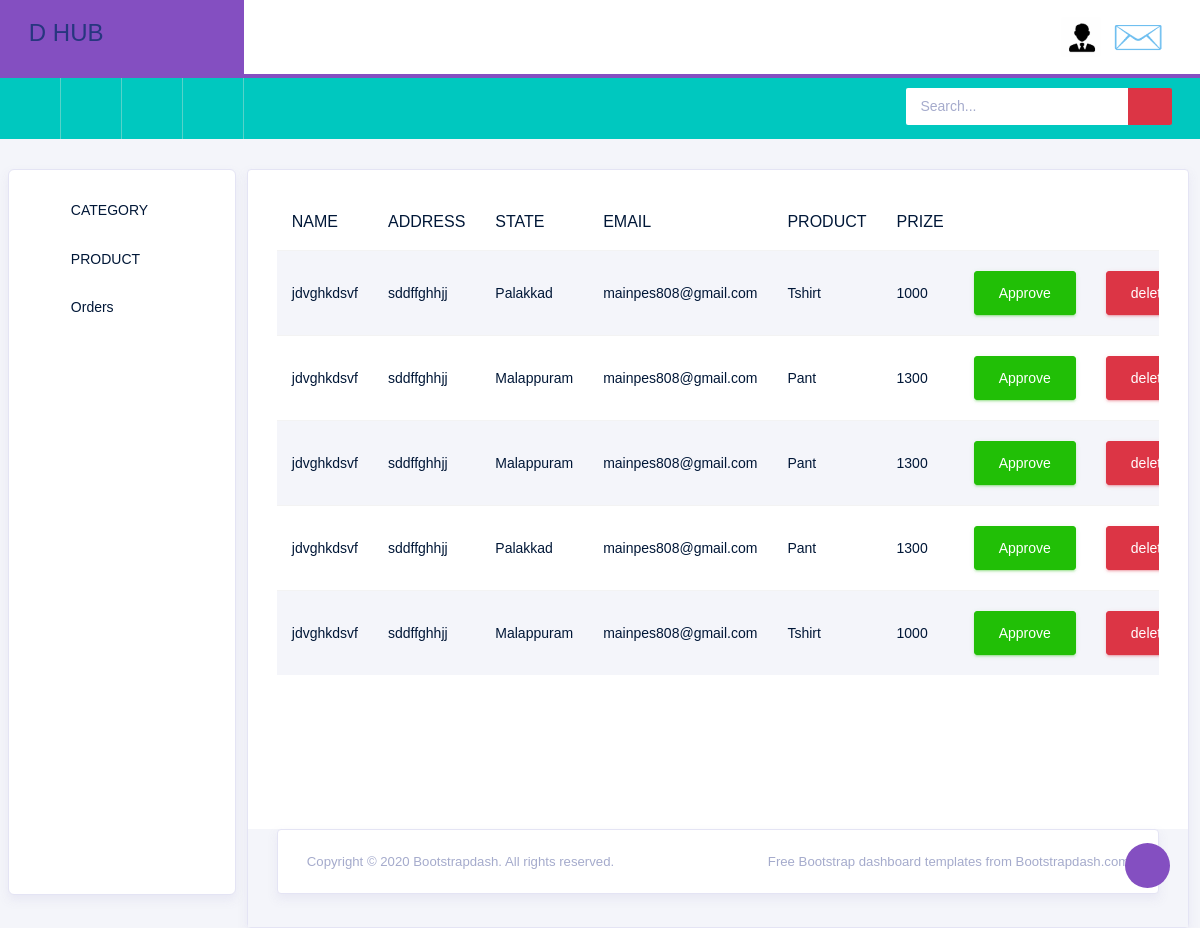
/backapp/orderdetails/, run on the app's committed database.
### backapp/models.py (models this page shows)
class userdetails(models.Model):
    NAME = models.CharField(max_length=50, null=True, blank=True)
    ADDRESS = models.CharField(max_length=100,null=True, blank=True)
    STATE = models.CharField(max_length=50,null=True, blank=True)
    EMAIL=models.CharField(max_length=50, null=True, blank=True)
    PRODUCT=models.CharField(max_length=50, null=True, blank=True)
    PRIZE=models.CharField(max_length=50, null=True, blank=True)

### backapp/views.py (the view)
# urls.py: path('orderdetails/',views.orderdetails,name="orderdetails"),
def orderdetails(req):
    data = userdetails.objects.all()
    return render(req, "displayorderdetails.html", {'data': data})

### backapp/templates/displayorderdetails.html (shortened to what this page needs)
<!DOCTYPE html>
{% extends 'index.html' %}
{% block content %}
<html lang="en">
<head>
</head>
<body>
<div class="col-lg-12 grid-margin stretch-card">
                <div class="card">
                  <div class="card-body">
                    <div class="table-responsive">
                      <table class="table table-striped">
                        <thead>
                          <tr>
                            <th> NAME </th>
                            <th> ADDRESS </th>
                            <th> STATE </th>
                            <th> EMAIL </th>
                            <th> PRODUCT </th>
                            <th> PRIZE </th>
                          </tr>
                        </thead>
                        <tbody>
                        {% for d in data %}
                          <tr>
                            <td>{{ d.NAME }}</td>
                            <td>{{ d.ADDRESS }}</td>
                            <td>{{ d.STATE }}</td>
                            <td>{{ d.EMAIL }}</td>
                            <td>{{ d.PRODUCT }}</td>
                            <td>{{ d.PRIZE }}</td>
                            <td>
                              <form action=" ">
                              <button type="submit" class="btn btn-success"  onclick="alertmsg()" >Approve </button>
                              </form>
                            </td>
                            <td>
                              <form action="{% url 'deleteorderdetails' dataid=d.id %}">
                              <button type="submit" class="btn btn-danger">delete </button>
                              </form>
                            </td>
                          </tr>
                        {% endfor %}
                        </tbody>
                      </table>
                    </div>
              </div>
</body>
</html>
{% endblock %}

### data on the page
userdetails: NAME "jdvghkdsvf", ADDRESS "sddffghhjj", STATE "Palakkad", EMAIL "mainpes808@gmail.com", PRODUCT "Tshirt", PRIZE "1000"
userdetails: NAME "jdvghkdsvf", ADDRESS "sddffghhjj", STATE "Malappuram", EMAIL "mainpes808@gmail.com", PRODUCT "Pant", PRIZE "1300"
userdetails: NAME "jdvghkdsvf", ADDRESS "sddffghhjj", STATE "Malappuram", EMAIL "mainpes808@gmail.com", PRODUCT "Pant", PRIZE "1300"
userdetails: NAME "jdvghkdsvf", ADDRESS "sddffghhjj", STATE "Palakkad", EMAIL "mainpes808@gmail.com", PRODUCT "Pant", PRIZE "1300"
userdetails: NAME "jdvghkdsvf", ADDRESS "sddffghhjj", STATE "Malappuram", EMAIL "mainpes808@gmail.com", PRODUCT "Tshirt", PRIZE "1000"
